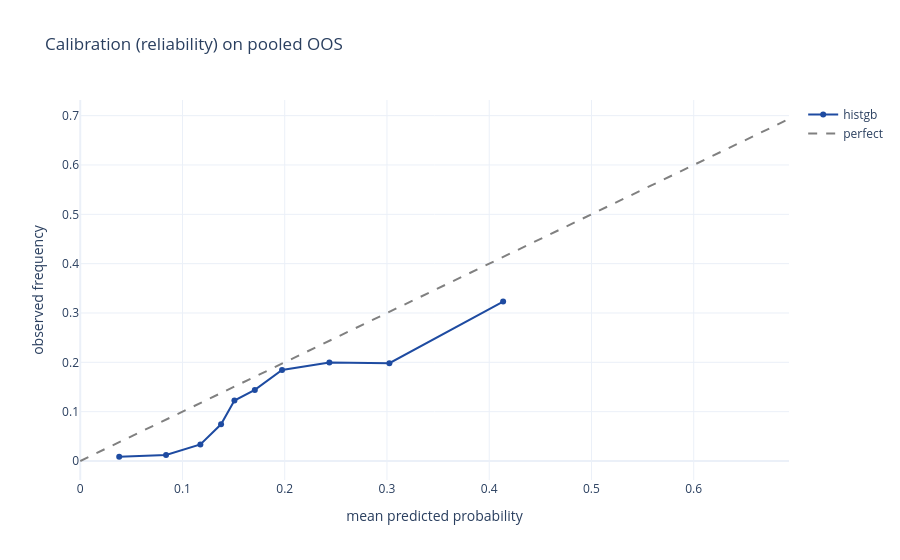

Source (notebook cell):
### Markdown cell above
## 3 - Pooled out-of-time predictions + calibration

Pool the per-fold OOS predictions (frozen retuned hp) into ONE decision-aligned
sample; report pooled KPIs and the reliability curve - the probabilities feed the
overbooking decision, so calibration matters as much as ranking.

### Code cell
_step("pooled out-of-time predictions...")
oos = T.walk_forward_predict(MODEL, n_folds=12)
yv, pv = oos["y_true"].to_numpy(), oos["y_prob"].to_numpy()
print(f"pooled OOS: n={len(oos):,}  base-rate={yv.mean():.3f}  | "
      f"AUC={roc_auc_score(yv,pv):.4f}  AP={average_precision_score(yv,pv):.4f}  "
      f"Brier={brier_score_loss(yv,pv):.4f}")
from sklearn.calibration import calibration_curve
frac_pos, mean_pred = calibration_curve(yv, pv, n_bins=10, strategy="quantile")
fig = go.Figure()
fig.add_scatter(x=mean_pred, y=frac_pos, mode="lines+markers", name=MODEL, line=dict(color=BRAND["blue"]))
fig.add_scatter(x=[0, float(pv.max())], y=[0, float(pv.max())], mode="lines",
                name="perfect", line=dict(color="grey", dash="dash"))
fig.update_layout(title="Calibration (reliability) on pooled OOS",
                  xaxis_title="mean predicted probability", yaxis_title="observed frequency")
fig.show()

### Figure 1 — Plotly figure (JSON) as saved in the notebook; plotly's stock layout.template omitted (floating-point values rounded to 4 significant figures)
{"data": [{"line": {"color": "#1E4BA1"}, "mode": "lines+markers", "name": "histgb", "type": "scatter", "x": [0.0381, 0.08392, 0.1175, 0.1377, 0.1508, 0.1708, 0.1974, 0.2437, 0.3024, 0.4136], "y": [0.008534, 0.01216, 0.03364, 0.07437, 0.1224, 0.144, 0.1844, 0.1997, 0.1983, 0.3232]}, {"line": {"color": "grey", "dash": "dash"}, "mode": "lines", "name": "perfect", "type": "scatter", "x": [0, 0.6932], "y": [0, 0.6932]}], "layout": {"title": {"text": "Calibration (reliability) on pooled OOS"}, "xaxis": {"title": {"text": "mean predicted probability"}}, "yaxis": {"title": {"text": "observed frequency"}}}}
